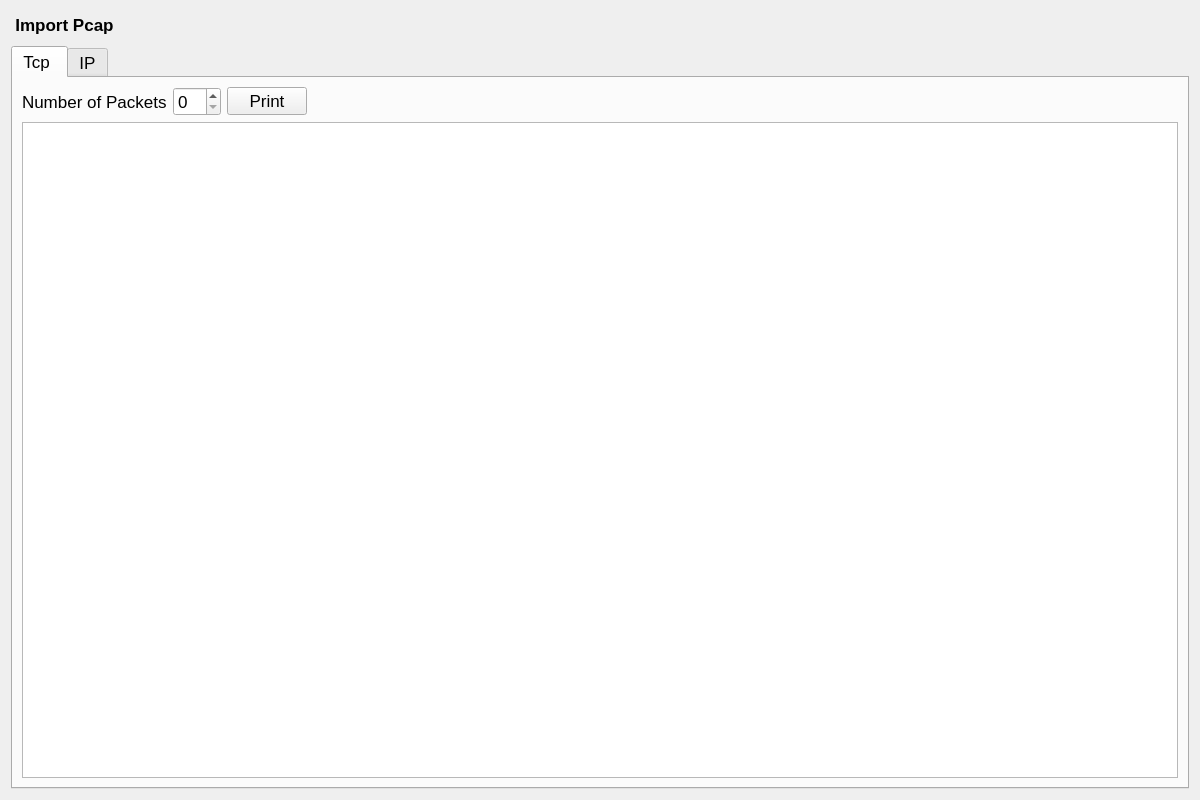
<?xml version="1.0" encoding="UTF-8"?>
<ui version="4.0">
 <class>DetectCovertChannel</class>
 <widget class="QWidget" name="DetectCovertChannel">
  <property name="geometry">
   <rect>
    <x>0</x>
    <y>0</y>
    <width>1200</width>
    <height>800</height>
   </rect>
  </property>
  <property name="windowTitle">
   <string>Covert Channel Detection</string>
  </property>
  <property name="styleSheet">
   <string notr="true"/>
  </property>
  <layout class="QHBoxLayout" name="horizontalLayout">
   <item>
    <layout class="QGridLayout" name="gridLayout">
     <item row="0" column="2">
      <spacer name="horizontalSpacer">
       <property name="orientation">
        <enum>Qt::Horizontal</enum>
       </property>
       <property name="sizeHint" stdset="0">
        <size>
         <width>40</width>
         <height>20</height>
        </size>
       </property>
      </spacer>
     </item>
     <item row="0" column="0" rowspan="2">
      <widget class="QPushButton" name="ButtonOpen">
       <property name="sizePolicy">
        <sizepolicy hsizetype="Minimum" vsizetype="Fixed">
         <horstretch>0</horstretch>
         <verstretch>0</verstretch>
        </sizepolicy>
       </property>
       <property name="minimumSize">
        <size>
         <width>54</width>
         <height>26</height>
        </size>
       </property>
       <property name="font">
        <font>
         <pointsize>13</pointsize>
         <weight>75</weight>
         <bold>true</bold>
        </font>
       </property>
       <property name="styleSheet">
        <string notr="true">
selection-background-color: rgb(255, 68, 21);
border-color: rgb(255, 97, 100);</string>
       </property>
       <property name="text">
        <string>Import Pcap</string>
       </property>
       <property name="icon">
        <iconset>
         <normaloff>../../../youtube AI creative/indexezd.png</normaloff>../../../youtube AI creative/indexezd.png</iconset>
       </property>
       <property name="iconSize">
        <size>
         <width>50</width>
         <height>14</height>
        </size>
       </property>
       <property name="checkable">
        <bool>false</bool>
       </property>
       <property name="autoRepeat">
        <bool>false</bool>
       </property>
       <property name="default">
        <bool>true</bool>
       </property>
       <property name="flat">
        <bool>true</bool>
       </property>
      </widget>
     </item>
     <item row="1" column="1">
      <widget class="Line" name="line">
       <property name="orientation">
        <enum>Qt::Horizontal</enum>
       </property>
      </widget>
     </item>
     <item row="2" column="0" colspan="3">
      <widget class="QTabWidget" name="tabWidget">
       <property name="font">
        <font>
         <pointsize>13</pointsize>
        </font>
       </property>
       <property name="whatsThis">
        <string>&lt;html&gt;&lt;head/&gt;&lt;body&gt;&lt;p&gt;IP table&lt;/p&gt;&lt;p&gt;&lt;br/&gt;&lt;/p&gt;&lt;/body&gt;&lt;/html&gt;</string>
       </property>
       <property name="currentIndex">
        <number>0</number>
       </property>
       <widget class="QWidget" name="tab">
        <property name="accessibleName">
         <string/>
        </property>
        <attribute name="title">
         <string>Tcp </string>
        </attribute>
        <layout class="QGridLayout" name="gridLayout_2">
         <item row="2" column="0" colspan="6">
          <widget class="QTableWidget" name="tableWidget"/>
         </item>
         <item row="0" column="0">
          <widget class="QLabel" name="label">
           <property name="text">
            <string>Number of Packets</string>
           </property>
          </widget>
         </item>
         <item row="0" column="1">
          <widget class="QSpinBox" name="spinBox"/>
         </item>
         <item row="0" column="2">
          <widget class="QPushButton" name="BtnDescribe">
           <property name="font">
            <font>
             <pointsize>13</pointsize>
            </font>
           </property>
           <property name="text">
            <string>Print</string>
           </property>
          </widget>
         </item>
         <item row="0" column="3">
          <spacer name="horizontalSpacer_2">
           <property name="orientation">
            <enum>Qt::Horizontal</enum>
           </property>
           <property name="sizeHint" stdset="0">
            <size>
             <width>40</width>
             <height>20</height>
            </size>
           </property>
          </spacer>
         </item>
        </layout>
       </widget>
       <widget class="QWidget" name="tab_2">
        <attribute name="title">
         <string>IP</string>
        </attribute>
        <layout class="QGridLayout" name="gridLayout_3">
         <item row="1" column="3">
          <spacer name="horizontalSpacer_3">
           <property name="orientation">
            <enum>Qt::Horizontal</enum>
           </property>
           <property name="sizeHint" stdset="0">
            <size>
             <width>40</width>
             <height>20</height>
            </size>
           </property>
          </spacer>
         </item>
         <item row="3" column="0" colspan="4">
          <widget class="QTableWidget" name="tableWidget_2"/>
         </item>
         <item row="1" column="1">
          <widget class="QSpinBox" name="spinBox_2"/>
         </item>
         <item row="1" column="2">
          <widget class="QPushButton" name="BtnDescribe1">
           <property name="text">
            <string>Print</string>
           </property>
          </widget>
         </item>
         <item row="1" column="0">
          <widget class="QLabel" name="label_2">
           <property name="text">
            <string>Number of Packets</string>
           </property>
          </widget>
         </item>
        </layout>
       </widget>
      </widget>
     </item>
    </layout>
   </item>
  </layout>
 </widget>
 <resources/>
 <connections/>
</ui>
